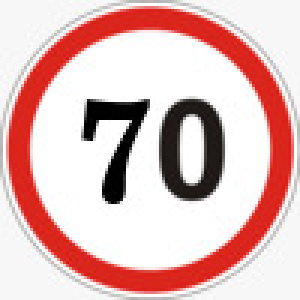
#> input picture speed_classification/road_sign_dataset/single_prediction/70.jpeg, 100 x 100 px, found by its file name (shown 3 times larger)
$ jupyter execute --allow-errors speed_signs_classification.ipynb
#> lines starting #> are read from the running program, lines starting #| are printed output that depends on the picture
## Import libraries ##

[cell 1]
import numpy as np
import pickle
from sklearn.neighbors import KNeighborsClassifier
from skimage.feature import hog
import glob
from sklearn import metrics
import matplotlib.pyplot as plt
from matplotlib import image as mpimg
import cv2
from sklearn.svm import SVC
from sklearn.ensemble import RandomForestClassifier
import sys
sys.path.insert(0 , '/Users/mahmoudkhaled/Desktop/Hdy_3sahn_T3dy-1/')
from Preprocessing import preprocessing as pp

## Initialization ##

[cell 2]
speeds = ['30' , '50' , '60' , '70' , '80' , '100' , '120']
speed_feature_vector = {speed : [] for speed in speeds}
training_dataset_labels = []

## Prepare the training dataset ##

[cell 3]
for speed in speeds:
    speed_folder = f'/Users/mahmoudkhaled/Desktop/Hdy_3sahn_T3dy-1/speed_classification/road_sign_dataset/training_set/speed_{speed}/'
    for speed_img in glob.glob(f'{speed_folder}*.png'):
        img = np.array(mpimg.imread(speed_img))
        gray_scale_img = pp.gray_image(img)
        resized_img = cv2.resize(gray_scale_img, (128, 128))
        feature_vector, _ = hog(resized_img, visualize=True)
        speed_feature_vector[speed].append(feature_vector)
        training_dataset_labels.append(speed)
training_dataset = [feature for speed_list in speed_feature_vector.values() for feature in speed_list]
print(len(training_dataset) , len(training_dataset_labels))

## Prepare the test set ##

[cell 4]
test_features, test_labels = [], []
for speed in speeds:
    speed_folder = f'/Users/mahmoudkhaled/Desktop/Hdy_3sahn_T3dy-1/speed_classification/road_sign_dataset/test_set/speed_{speed}/'
    for speed_img in glob.glob(f'{speed_folder}*.png'):
        img = np.array(mpimg.imread(speed_img))
        gray_scale_img = pp.gray_image(img)
        resized_img = cv2.resize(gray_scale_img, (128, 128))
        feature_vector, _ = hog(resized_img, visualize=True)
        test_features.append(feature_vector)
        test_labels.append(speed)

## Training KNN classifier ##

[cell 5]
# knn = KNeighborsClassifier(n_neighbors = 20)
# knn.fit(training_dataset , training_data_labels)
svm = SVC(kernel = "linear" , random_state = 0)
#> (the rest of this cell did not finish here and is left out)

## Predicting test set and compute confusion matrix ##

#> (a cell that did not finish here is left out)

## Pridect a single value ##

[cell 7]
img_to_predict = np.array(mpimg.imread('/Users/mahmoudkhaled/Desktop/Hdy_3sahn_T3dy-1/speed_classification/road_sign_dataset/single_prediction/70.jpeg'))
#> img_to_predict is the input picture: shape (100, 100, 3); mean R, G, B 225, 187.2, 185.2
resized_img = cv2.resize(img_to_predict , (128 , 128))
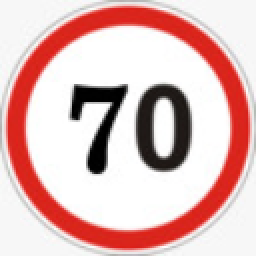
#> resized_img: shape (128, 128, 3) (shown 2 times larger); mean R, G, B 224.9, 187.1, 185.1
feature_vector , _ = hog(resized_img , visualize = True , channel_axis = 2)
#> feature_vector = 15876 values, max 0.843 at index 2676, min 0 at index 0, mean 0.0441
#> (the rest of this cell did not finish here and is left out)
